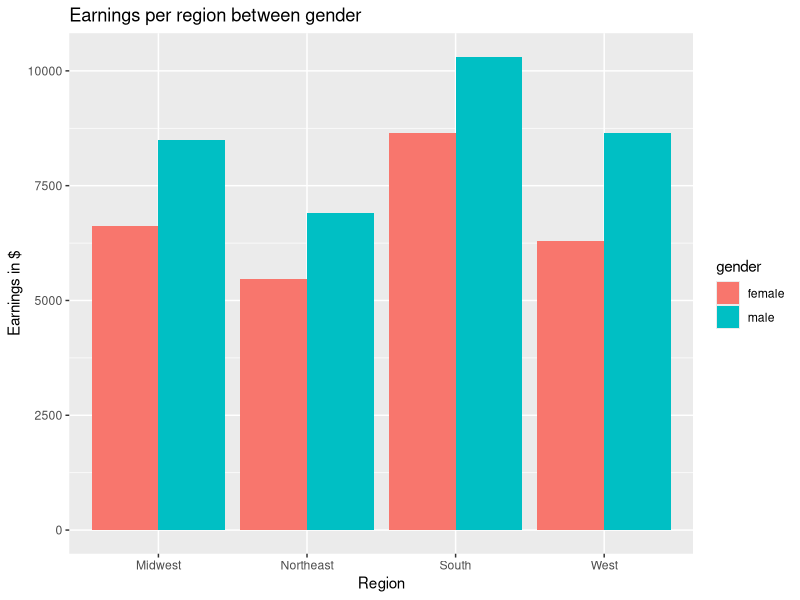
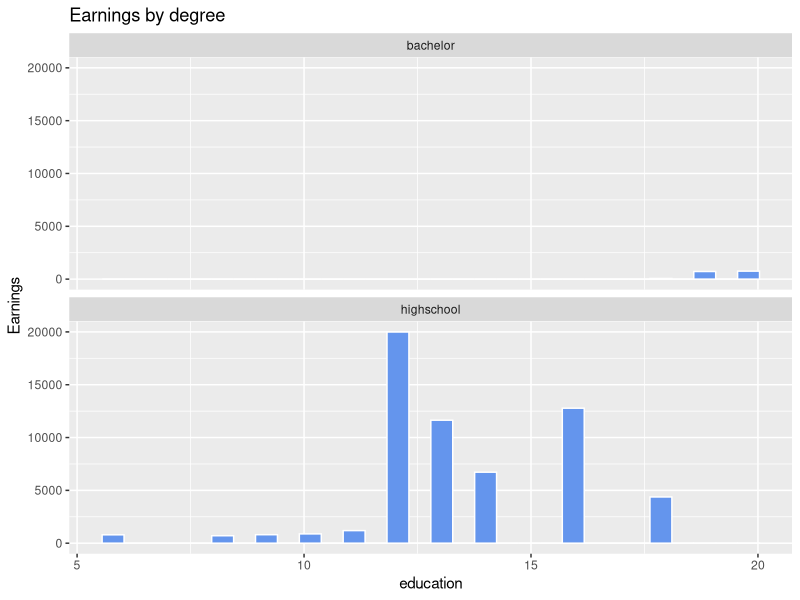
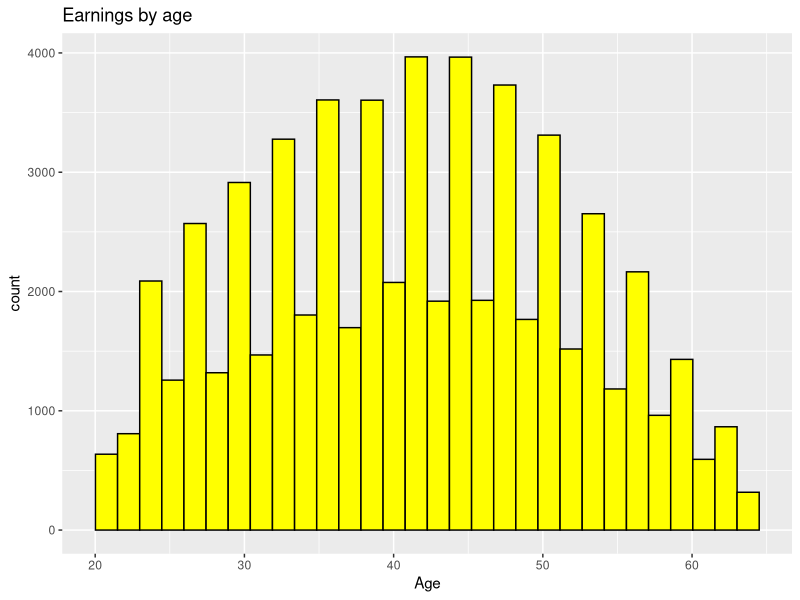

The R source for these figures, in order:
## ---- chunk 1
#SECTION 1 :INTRODUCTION
#Uploading the Current Population Survey file
#This is data from the US Department of Labor. In the data are variables : earnings, gender, age, region, education and degree
CPS = read.csv("CPS_data.csv")
head(CPS)
str(CPS)
nrow(CPS)
## ---- chunk 2
# Data Visualization
# Earnings amongst gender per region
#My main question of interest is based on this graph
#Hypothesis: What associations are between gender and earnings
library(ggplot2)
ggplot(CPS, 
       aes(x = region, 
           fill = gender)) + 
  geom_bar(position = position_dodge(preserve = "single"))+
  labs(title = "Earnings per region between gender",
       x = "Region",
       y = "Earnings in $")
## ---- chunk 3
# plot earnings histograms by degree
#To check who is paid more and how many bachelors and/high schoolers are getting these salaries
ggplot(CPS, aes(x = education)) +
  geom_histogram(fill = "cornflowerblue",
                 color = "white") +
  facet_wrap(~degree, ncol = 1) +
  labs(title = "Earnings by degree", y="Earnings")
## ---- chunk 4

#checking the relationship between age and earnings
ggplot(CPS, aes(x = age, fill=gender)) +
  geom_histogram(fill = "yellow", 
                 color = "black") + 
  labs(title="Earnings by age",
       x = "Age")
#graph exihibits some normal distribution

## ---- chunk 5
#Hypothesis testing:
#Ho: There is no relationship/association between gender and earnings
#H1: There is a relationship/association between gender and earnings

#using alpha =0.05
## ---- chunk 6
#Testing and training the data
CPS$earnings =factor(CPS$earnings)
CPS$gender =factor(CPS$gender)
#Splitting data into training and testing 80% and 20%
set.seed(1234)
split = sample(2, nrow(CPS), replace =TRUE, prob=c(0.8,0.2))
training = CPS[split==1,]
testing =CPS[split ==2,]

#logistics statistical modelling

CPSresults =glm(earnings~gender + degree+ gender +education+region, data =training, family ="binomial")
CPSresults
## ---- chunk 7
#The linear equation is :
#log(p/1-p) = 42.142224 -15.328217(gender) -9.445268  (degree)+ 0.709623+ 0.007282 (regionnorth/east)-15.985829  (region south)+0.714686 (region west)
## ---- chunk 8
summary(CPSresults)
## ---- chunk 9
#Deductions
#Looking at the above results specifcally the P-values, we can see that we do not have non-significant factors, that is, every variable in the statistical model somewhat influences the other. For instances, region has an effect on the earnings of an individual. Or my main focus, which is gender. Gender does show that it has a great significances on earniongs (for instance). 


## ---- chunk 10


## ---- chunk 11
#Conclusions
#Since F Statistic is less than F Alpha,we reject our null hypothesis  and conclude that there is a relationship and association between gender and earnings at alpha =0.05
## ---- chunk 12
#Additional Notes and Work
#By looking at the bivarient bar graph between males and females at the graph above, we can even deduce that males are paid more than females, even when all the other variables are put into considerations

#checking The validity of the model using testing data
prediction = predict( CPSresults, testing, type ="response")
head(prediction)

## ---- chunk 13
#The reason why I selected the logistics model was because it models binary data, which I was working on particulary gender , and degree variable was also binary. The other reason I chose logistic regression was because my data was dichotomous and discrete. If I was working with continuous, I would have used linear regression for instance. I did not select the ANOVA mainly because my variables of interest were catergorical and quantitative, so that test would not be befitting ANOVA works with means of 2 dinstict variables (meaning both data needs be sorely numerical).
## ---- chunk 14
#Other interest findings are how regions and earnings are associated. It seems to be that individuals residing in the South are paid more that in other regions.
#Another one would be that
## ---- chunk 15

## ---- chunk 16

